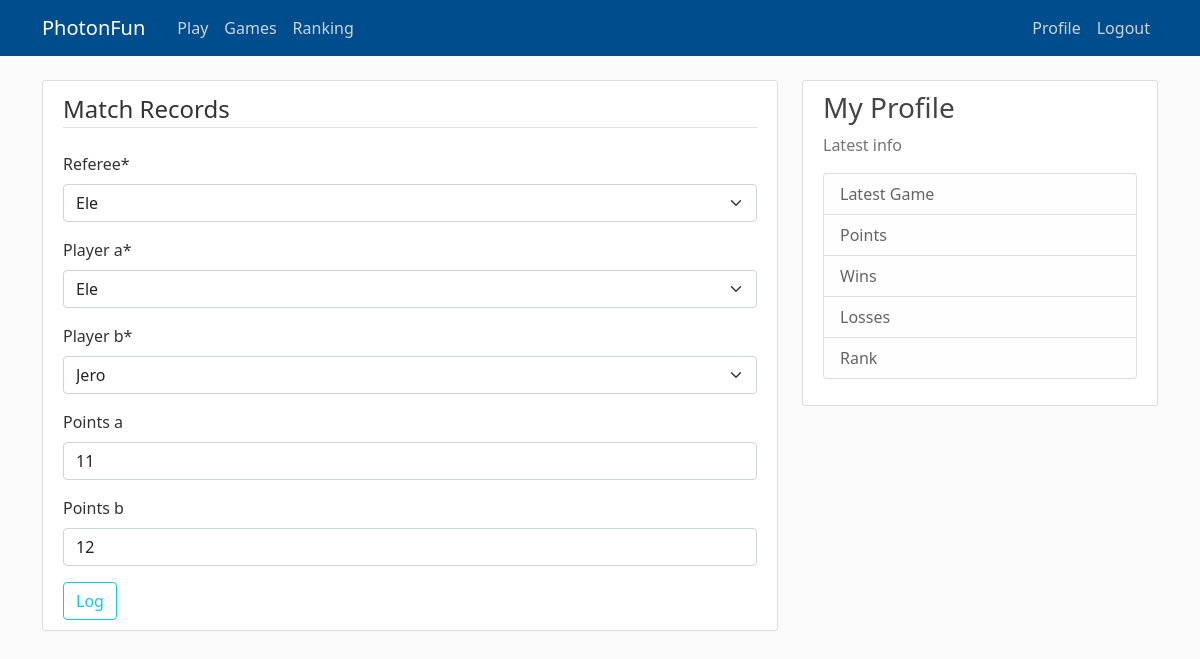
/match/4/update/ (signed in), run on the app's committed database.
### scorekeeper/models.py (models this page shows, shortened)
class Match(models.Model):
    referee = models.ForeignKey(User, related_name="referee", on_delete=models.DO_NOTHING)
    match_datetime = models.DateTimeField(default=timezone.now)
    player_a = models.ForeignKey(User, related_name="first_player", on_delete=models.DO_NOTHING)
    player_b = models.ForeignKey(User, related_name="second_player", on_delete=models.DO_NOTHING)
    points_a = models.IntegerField(blank=True, null=True)
    points_b = models.IntegerField(blank=True, null=True)
    OUTCOMES = (
        ('W', 'Win'),
        ('L', 'Lose'),
    )
    outcome_a = models.CharField(max_length=2, choices=OUTCOMES)
    outcome_b = models.CharField(max_length=2, choices=OUTCOMES)
    player_a_increment = models.DecimalField(default=0,
                                             blank=True,
                                             max_digits=5,
                                             decimal_places=2)
    player_b_increment = models.DecimalField(default=0,
                                             blank=True,
                                             max_digits=5,
                                             decimal_places=2)
    class Meta:
        ordering = ['match_datetime']

### scorekeeper/views.py (the view, shortened to what this page needs)
# urls.py: path('match/<int:pk>/update/', MatchUpdateView.as_view(), name='match-update'),
class MatchUpdateView(LoginRequiredMixin, UserPassesTestMixin, UpdateView):
    model = Match
    fields = ['referee',
              'player_a',
              'player_b',
              'points_a',
              'points_b',
              ]
    def test_func(self):
        post = self.get_object()
        if self.request.user == post.referee:
            return True
        return False

### scorekeeper/templates/scorekeeper/match_form.html (shortened to what this page needs)
{% extends 'scorekeeper/base.html' %}
{% load crispy_forms_tags %}
{% block content %}
    <div class="content-section">
        <form method="POST">
            <fieldset class="form-group">
                <legend class="border-bottom mb-4">Match Records</legend>
                {{ form|crispy }}
            </fieldset>
            <div class="form-group">
                <button class="btn btn-outline-info" type="submit">Log</button>
            </div>
        </form>
    </div>
{% endblock content %}

### scorekeeper/static/scorekeeper/main.css (style rules this page uses)
body { background: #fafafa; color: #333333; margin-top: 5rem; }
.content-section { background: #ffffff; padding: 10px 20px; border: 1px solid #dddddd; border-radius: 3px; margin-bottom: 20px; }

### data on the page
Match: referee "Ele", player_a "Ele", player_b "Jero", points_a "11", points_b "12"
